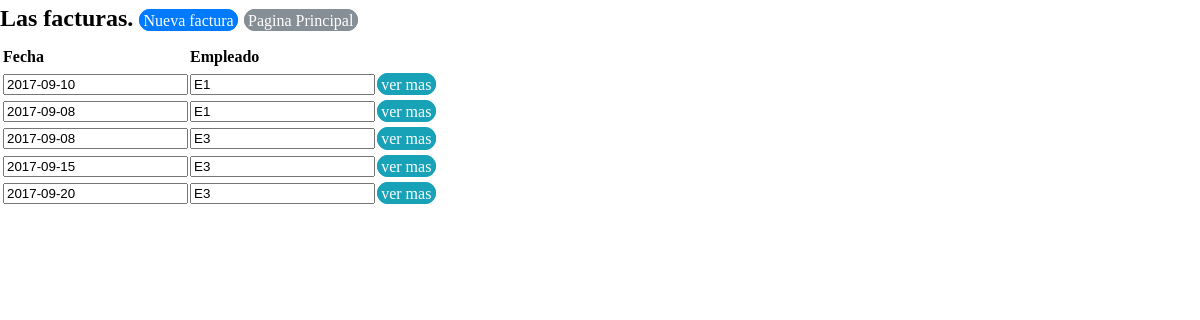
Page /view/facturaventa/FacturaVenta.php on the committed database.
### tables this page shows
CREATE TABLE `tbfacturas` (
  `facturaid` varchar(50) NOT NULL,
  `empleadoid` varchar(50) NOT NULL,
  `clienteid` varchar(50) NOT NULL,
  `facturafecha` date NOT NULL,
  `facturabruta` double NOT NULL,
  `facturaneta` double NOT NULL,
  `facturaestado` tinyint(4) NOT NULL,
  `compraid` varchar(50) NOT NULL,
  `tipocompraid` varchar(50) NOT NULL
);

### business/facturabusiness/FacturaBusiness.php (called while the page is built, shortened)
<?php
class FacturaBusiness {
    private $DataFactura;
    public function FacturaBusiness() {
        require_once '../../data/datafactura/DataFactura.php';
        $this->DataFactura = new DataFactura();
    }
    public function mostrarFactura() {
        return $this->DataFactura->mostrarFactura();
    }
}
?>

### data/datafactura/DataFactura.php (called while the page is built, shortened)
<?php
class DataFactura {
    private $conexion;
    function DataFactura() {
        include_once '../../data/dbconexion/Conexion.php';
        $this->conexion = new Conexion();
    }
    function mostrarFactura() {
        if ($this->conexion->crearConexion()->set_charset('utf8')) {
            $array = array();
            $mostrarproductos = $this->conexion->crearConexion()->query("SELECT facturaid,facturafecha,empleadoid
              FROM tbfacturas
              WHERE facturaestado=1");
            $this->conexion->cerrarConexion();
            while ($resultado = $mostrarproductos->fetch_assoc()) {
                array_push($array, $resultado);
            }
            return $array;
        }
    }
}

### data/dbconexion/Conexion.php (called while the page is built, shortened)
<?php
class Conexion {
    private $server;
    private $user;
    private $password;
    private $dbname;
    function Conexion(){
        $this->server = "localhost";
        $this->user = "root";
        $this->password = "";
        $this->dbname = "bdexpressdjb";
    }
    function crearConexion(){
        $this->conexion  = mysqli_connect($this->server,$this->user,$this->password,$this->dbname);
        return $this->conexion;
    }
}

### view/facturaventa/FacturaVenta.php (the view, shortened to what this page needs)
<!DOCTYPE html>
<head>
    <link rel="stylesheet" href="../../css/estilo.css">
    <?php
    include_once '../../business/facturabusiness/FacturaBusiness.php';
    ?>
</head>
<body>
    <?php
    $facturaBusiness = new FacturaBusiness();
    $allBusiness = $facturaBusiness->mostrarFactura();
    ?>
    <h2>
        Las facturas.
        <a href="?action=registrar" class="btn btn-primary" >Nueva factura</a>
        <a href="../ventanaprincipalview/VentanaPrincipalView.php" class="btn btn-secondary">Pagina Principal</a>
    </h2>
    <form  action="../../business/facturaaccion/facturaAccion.php" method="Post">
        <table>
            <thead>
                <tr>
                    <th></th>
                    <th>Fecha</th>
                    <th>Empleado</th>
                </tr>
            </thead>
            <?php foreach ($allBusiness as $current): ?>
                <tr>
                    <td><input type="hidden" name="facturaid" id="facturaid" value="<?php echo $current['facturaid']; ?>"></td>
                    <td><input type="text" name="facturafecha" class="facturafecha" value="<?php echo $current['facturafecha']; ?>"/> </td>
                    <td><input type="text" name="empleadoid" class="empleadoid" value="<?php echo $current['empleadoid']; ?>"/> </td>
                    <td><a href="?action=ver&id=<?php echo $current['facturaid']; ?> " class="btn btn-info">ver mas</a></td>
                </tr>
            <?php endforeach ?>
        </table>
    </form>
</body>
</html>

### css/estilo.css (style rules this page uses)
body { margin: 0; font-family: verdana; font-size: 1rem; font-weight: normal; line-height: 1.5; color: black; background-color: window; }
h1, h2, h3, h4, h5, h6 { margin-top: 0; margin-bottom: .5rem; }
a { color: blue; text-decoration: none; background-color: transparent; -webkit-text-decoration-skip: objects; }
table { border-collapse: collapse; }
th { text-align: left; }
.btn { font-weight: normal; text-align: center; white-space: nowrap; vertical-align: middle; border: 1px solid transparent; padding: 0.1rem 0.2rem; font-size: 1rem; line-height: 1.5; border-radius: 0.70rem; transition: all 0.15s ease-in-out; }
.btn-primary { color: #fff; background-color: #007bff; border-color: #007bff; }
.btn-secondary { color: #fff; background-color: #868e96; border-color: #868e96; }
.btn-info { color: #fff; background-color: #17a2b8; border-color: #17a2b8; }

### rows in the picture
tbfacturas: facturafecha "2017-09-10", empleadoid "E1"
tbfacturas: facturafecha "2017-09-08", empleadoid "E1"
tbfacturas: facturafecha "2017-09-08", empleadoid "E3"
tbfacturas: facturafecha "2017-09-15", empleadoid "E3"
tbfacturas: facturafecha "2017-09-20", empleadoid "E3"
